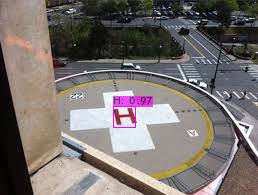
#> input picture yolov4/sonuç/images1.jpg, 258 x 195 px, given in place of chart.png, which was not available
$ jupyter execute 'YOLOv4_OBJECT_DETECTİON.ipynb'   (shell and % lines are left out)   (text cells are left out)
#> lines starting #> are read from the running program, lines starting #| are printed output that depends on the picture; pictures that were not available may be replaced by others from this repository, and a replacement may not be noted
[cell 1]
# clone darknet repo

[cell 2]
# change makefile to have GPU and OPENCV enabled
%cd darknet

[cell 3]
# verify CUDA

[cell 4]
# make darknet (builds darknet so that you can then use the darknet executable file to run or train object detectors)

[cell 5]
# define helper functions
def imShow(path):
#> called with path = 'chart.png'
  import cv2
  import matplotlib.pyplot as plt
  %matplotlib inline

  image = cv2.imread(path)
#> image is the input picture: shape (195, 258, 3); mean B, G, R 110.4, 113.2, 120.2
  height, width = image.shape[:2]
#> height = 195; width = 258
  resized_image = cv2.resize(image,(3*width, 3*height), interpolation = cv2.INTER_CUBIC)
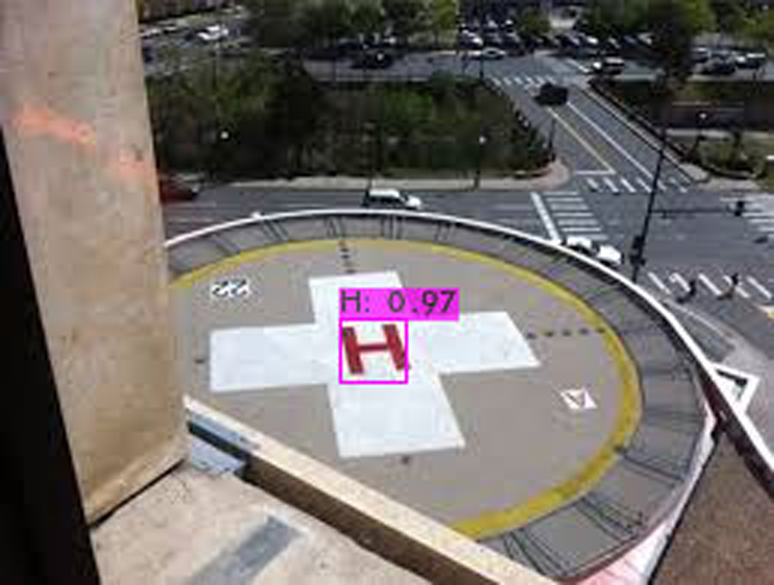
#> resized_image: shape (585, 774, 3); mean B, G, R 110.3, 113.2, 120.2

  fig = plt.gcf()
  fig.set_size_inches(18, 10)
  plt.axis("off")
  plt.imshow(cv2.cvtColor(resized_image, cv2.COLOR_BGR2RGB))
  plt.show()

# use this to upload files
def upload():
  from google.colab import files
  uploaded = files.upload()
  for name, data in uploaded.items():
    with open(name, 'wb') as f:
      f.write(data)
      print ('saved file', name)

# use this to download a file
def download(path):
  from google.colab import files
  files.download(path)

[cell 6]
%cd ..
from google.colab import drive
drive.mount('/content/gdrive')

[cell 7]
# this creates a symbolic link so that now the path /content/gdrive/My\ Drive/ is equal to /mydrive

[cell 8]
# this is where my datasets are stored within my Google Drive (I created a yolov4 folder to store all important files for custom training)
%cd darknet/

[cell 9]
# copy over both datasets into the root directory of the Colab VM (comment out test.zip if you are not using a validation dataset)

[cell 10]
# unzip the datasets and their contents so that they are now in /darknet/data/ folder

[cell 11]
# download cfg to google drive and change its name
%cd darknet/

[cell 12]
# upload the custom .cfg back to cloud VM from Google Drive

[cell 13]
# upload the obj.names and obj.data files to cloud VM from Google Drive

[cell 14]
# upload the generate_train.py and generate_test.py script to cloud VM from Google Drive

[cell 15]
# verify that the newly generated train.txt and test.txt can be seen in our darknet/data folder

[cell 16]
# train your custom detector! (uncomment %%capture below if you run into memory issues or your Colab is crashing)
# %%capture

[cell 17]
# eğitimimize ait grafiğimiz.
imShow('chart.png')

[cell 18]
# eğitime kaldığımız yerden devam edebiliriz.

[cell 19]
# need to set our custom cfg to test mode
%cd cfg
%cd ..

[cell 20]
# run your custom detector with this command (upload an image to your google drive to test, thresh flag sets accuracy that detection must be in order to show it)
imShow('predictions.jpg')
#> call 2 of imShow, with path = 'predictions.jpg'
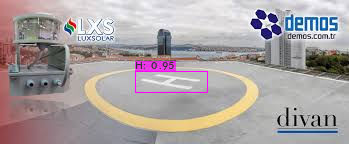
#> input picture yolov4/sonuç/images3.jpg, 349 x 144 px, given in place of predictions.jpg, which was not available
#> in imShow, image is the input picture: shape (144, 349, 3); mean B, G, R 162.5, 161.5, 169.6
#> in imShow (call 2), `resized_image = cv2.resize(image,(3*width, 3*height), interpolation = ..`:
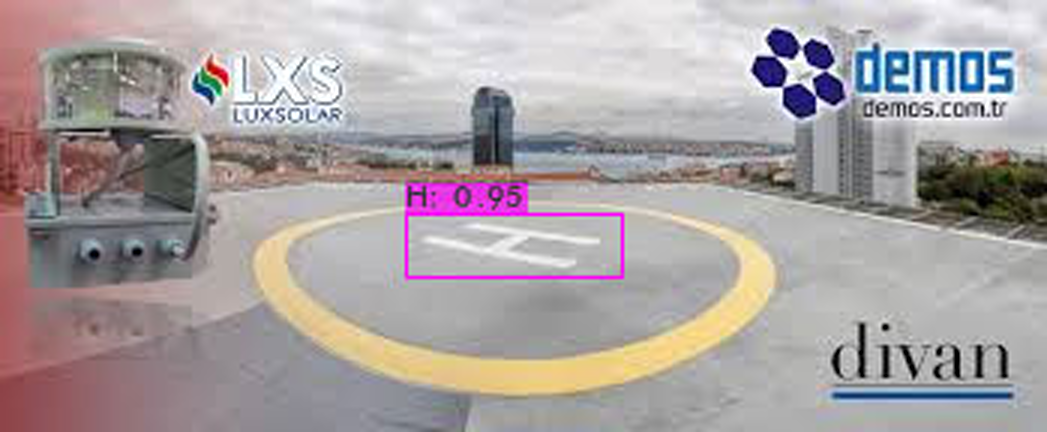
#> resized_image: shape (432, 1047, 3); mean B, G, R 162.5, 161.5, 169.6
